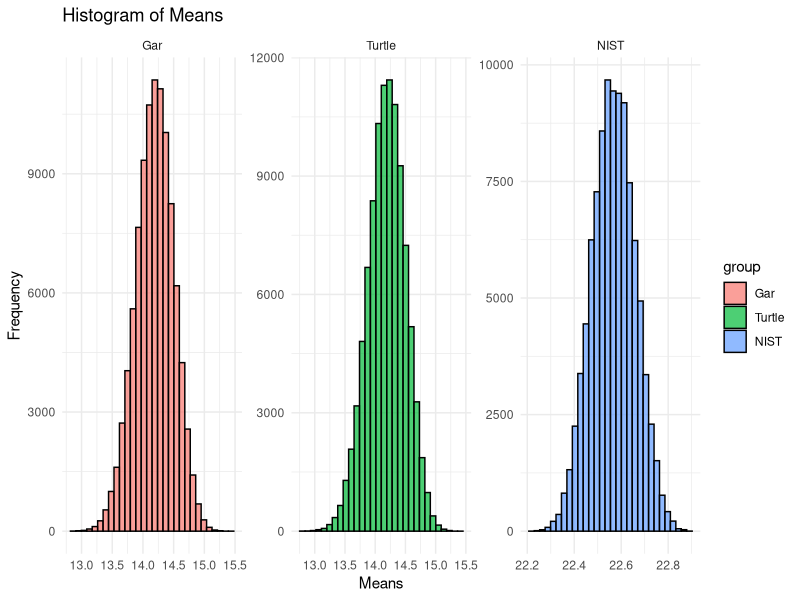
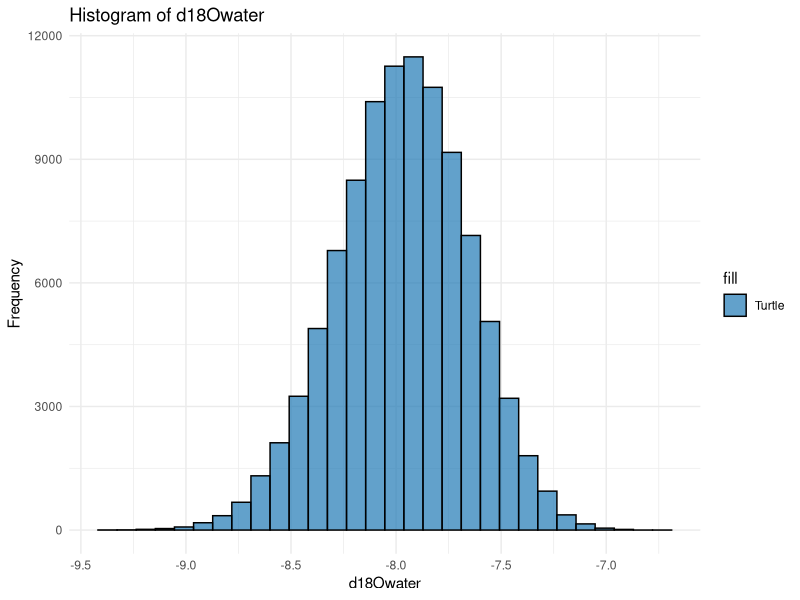
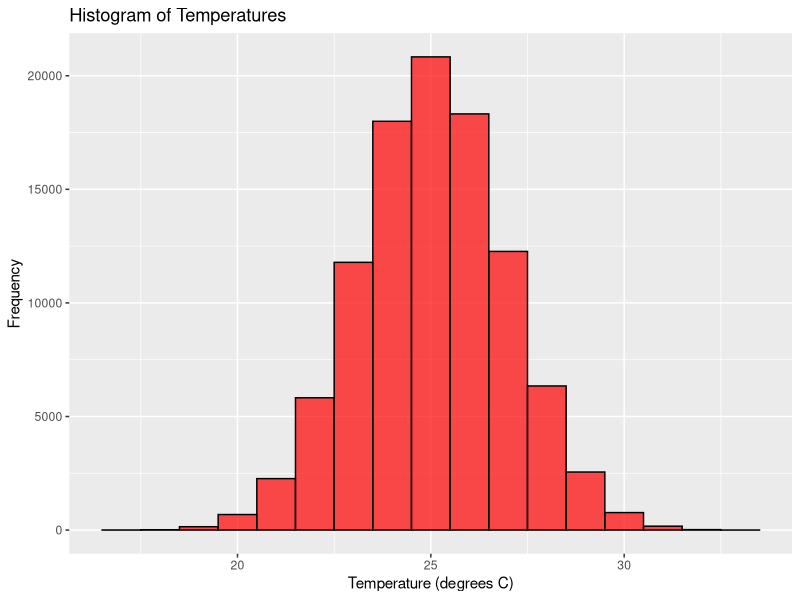

Reproduce these figures in R, in order.
## ---- chunk 1
knitr::opts_chunk$set(echo = TRUE)
## ---- chunk 2
# Packages
packages <- c("dplyr", "purrr", "ggplot2", "Rcurl")

# install.packages(packages)

library(dplyr)
library(purrr)
library(ggplot2)
# library(Rcurl)

# Data
    # Call d18Op data from GitHub, cleaned and averaged per specimen (V1075_BySpec.csv)
      # samples_URL <- getURL("https://raw.githubusercontent.com/mattgeo1990/1075_Vertebrate_d18Op/main/Data/V1075_GarTurtle")
      # V1075_GarTurtle <- read.csv(text = samples_URL)

    # Call NIST120c data from Github, compiled from 2 TC-EA runs
      # standards_URL <-"https://raw.githubusercontent.com/mattgeo1990/1075_Vertebrate_d18Op/main/Data/V1075_NIST120c.csv"
        # NIST120c <- read.csv(standards_URL)

# 
setwd("/Users/allen/Documents/GitHub/1075_Vertebrate_d18Op/Data")
V1075_GarTurtle <- read.csv("V1075_GarTurtle.csv")
NIST120c <- read.csv("V1075_NIST120c.csv")

## ---- chunk 3

# Set number of Monte Carlo repetitions 
  nMCrepetitions <- 1e5

# Subset V1075_GarTurtle into gar and turtle matrices
  gar <- subset(V1075_GarTurtle, eco_type = "Fish")
  turtle <- subset(V1075_GarTurtle, eco_type = "Aquatic Turtle")

# resample

  synth_gar <- data_frame(num = 1:nMCrepetitions) %>% 
  group_by(num) %>% 
  mutate(means = mean(sample(gar$d18O, replace = TRUE))) 

  synth_turtle <- data_frame(num = 1:nMCrepetitions) %>% 
    group_by(num) %>% 
    mutate(means = mean(sample(turtle$d18O, replace = TRUE))) 

  synth_NIST <- data_frame(num = 1:nMCrepetitions) %>% 
    group_by(num) %>% 
    mutate(means = mean(sample(NIST120c$d.18O.16O, replace = TRUE))) 

  # Plot histograms of each distribution
    # Combine data frames into one
      combined_data <- rbind(
        data.frame(group = "Gar", values = synth_gar$means),
        data.frame(group = "Turtle", values = synth_turtle$means),
        data.frame(group = "NIST", values = synth_NIST$means)
      )

    # Set order of facets
      combined_data$group <- factor(combined_data$group, levels = c("Gar", "Turtle", "NIST"))

    # Plotting with ggplot2 using facet_wrap
      ggplot(combined_data, aes(x = values, fill = group)) +
        geom_histogram(position = "identity", alpha = 0.7, bins = 30, color = "black") +
        labs(title = "Histogram of Means",
             x = "Means",
             y = "Frequency") +
        theme_minimal() +
        facet_wrap(~group, scales = "free")

## ---- chunk 4
# calculate water

  # create function
    turtlewater <- function(synthmeans_turtle){
      1.01 *(synthmeans_turtle) - 22.3 #Barrick et al. (1999)
    }

  # run turtlewater on synth_turtle
    synth_turtle <- synth_turtle %>%
      mutate(d18Owater = turtlewater(means))

# Plot histogram of d18Owater
  ggplot(synth_turtle, aes(x = d18Owater, fill = "Turtle")) +
    geom_histogram(position = "identity", alpha = 0.7, bins = 30, color = "black") +
    labs(title = "Histogram of d18Owater",
         x = "d18Owater",
         y = "Frequency") +
    theme_minimal() +
    scale_fill_manual(values = c("#1f78b4"))

 
  # CI, mean of turtle d18Owater
    CIsetup_water <- sort(synth_turtle$d18Owater)
    
    # Calculate the lower and upper percentiles for the middle 95%
    lower_percentile_water <- quantile(CIsetup_water, 0.025)
    upper_percentile_water <- quantile(CIsetup_water, 0.975)
    
    # Subset the middle 95% of the data
    subset_CIsetup_water <- CIsetup_water[CIsetup_water >= lower_percentile_water & CIsetup_water <= upper_percentile_water]
    
    # Take mean
    mean_turtlewater <- round(mean(subset_CIsetup_water), 1)
    lowCI_water <- round(abs(mean_turtlewater - lower_percentile_water), 1)
    highCI_water <- round(abs(mean_turtlewater - upper_percentile_water), 1)
    cat(mean_turtlewater, "+", highCI_water, "/", "-", lowCI_water)
    
## ---- chunk 5
# calculate temps
    # define temp function
    TempFun <- function(d18Ofish, NISTmean, d18Owater) {
      temp <- 118.7 - 4.22*((d18Ofish  +(22.6 - NISTmean)) - d18Owater) 
    }

    # run TempFun over all the synthetic means
    synth_temps <- TempFun(d18Ofish = synth_gar$means, 
                           NISTmean = synth_NIST$means,
                           d18Owater = synth_turtle$d18Owater)
    
# Plot the temperatures
  ggplot(data = data.frame(temperature = synth_temps), aes(x = temperature)) +
        geom_histogram(binwidth = 1, fill = c("#ff0000"), color = "black", alpha = 0.7) +
        labs(title = "Histogram of Temperatures",
             x = "Temperature (degrees C)",
             y = "Frequency")
## ---- chunk 6
# Construct confidence intervals
    CIsetup <- sort(synth_temps)
    
# Calculate the lower and upper percentiles for the middle 95%
    lower_percentile <- quantile(CIsetup, 0.025)
    upper_percentile <- quantile(CIsetup, 0.975)
    
# Subset the middle 95% of the data
    subset_CIsetup <- CIsetup[CIsetup >= lower_percentile & CIsetup <= upper_percentile]
    
# Take mean
    mean_temp <- round(mean(subset_CIsetup), 1)
    lowCI <- round(abs(mean_temp - lower_percentile), 1)
    highCI <- round(abs(mean_temp - upper_percentile), 1)
    cat(mean_temp, "+", highCI, "/", "-", lowCI)

